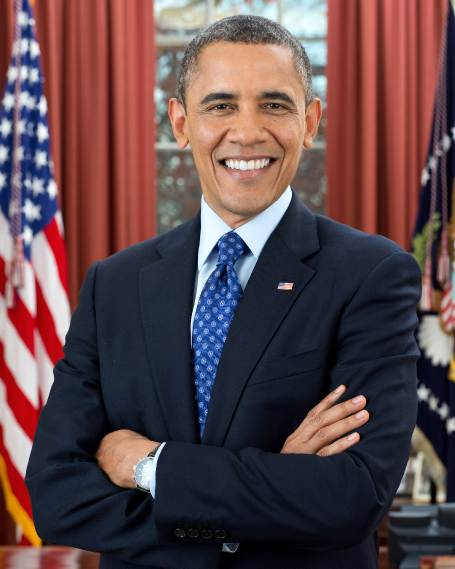
#> input picture face-recognition-attendance/data/raw_faces/person_01/obama.jpg, 910 x 1137 px (shown at 1/2 size); its folder holds only this picture in this run
$ python detect_and_preprocess.py
#> lines starting #> are read from the running program, lines starting #| are printed output that depends on the picture
"""
detect_and_preprocess.py
-------------------------
Step 2-4 of the project brief:
  - Collect face images (data/raw_faces/<person_id>/*.jpg)
  - Detect faces with Haar Cascade
  - Preprocess: crop to the face, resize, normalize, grayscale
  - Augment the dataset (brightness jitter, rotation, horizontal flip)
    to synthesize more training variety from a small number of source photos

Writes processed 128x128 grayscale face crops to data/processed_faces/<person_id>/.

NOTE ON FACE DETECTOR CHOICE
The brief lists Haar Cascade / MTCNN for detection. This implementation uses
OpenCV's built-in Haar Cascade (haarcascade_frontalface_default.xml) since it
ships with opencv-contrib-python and needs no extra downloads. Swapping in
MTCNN (via the `mtcnn` pip package) is a drop-in replacement for `detect_faces()`
below if you want better recall on off-angle faces.
"""

import os

import cv2
import numpy as np

FACE_SIZE = (128, 128)
CASCADE_PATH = cv2.data.haarcascades + "haarcascade_frontalface_default.xml"
_detector = cv2.CascadeClassifier(CASCADE_PATH)

BASE_DIR = os.path.join(os.path.dirname(__file__), "..")
RAW_DIR = os.path.join(BASE_DIR, "data", "raw_faces")
PROCESSED_DIR = os.path.join(BASE_DIR, "data", "processed_faces")


def detect_faces(image_bgr, min_size=(60, 60)):
    """Returns a list of (x, y, w, h) bounding boxes for detected faces."""
    gray = cv2.cvtColor(image_bgr, cv2.COLOR_BGR2GRAY)
    gray = cv2.equalizeHist(gray)  # normalize lighting before detection
    faces = _detector.detectMultiScale(
        gray, scaleFactor=1.1, minNeighbors=5, minSize=min_size
    )
    return faces


def crop_and_normalize(image_bgr, box):
    """Crop to the given box, convert to grayscale, resize, and normalize to [0,255] uint8."""
    x, y, w, h = box
    face = image_bgr[y:y + h, x:x + w]
    gray = cv2.cvtColor(face, cv2.COLOR_BGR2GRAY)
    resized = cv2.resize(gray, FACE_SIZE, interpolation=cv2.INTER_AREA)
    normalized = cv2.normalize(resized, None, 0, 255, cv2.NORM_MINMAX)
    return normalized


def augment(face_gray):
    """Generate augmented variants: original, brighter, darker, rotated +/-12deg, flipped."""
    variants = {"orig": face_gray}

    variants["bright"] = np.clip(face_gray.astype(np.int16) + 40, 0, 255).astype(np.uint8)
    variants["dark"] = np.clip(face_gray.astype(np.int16) - 40, 0, 255).astype(np.uint8)

    h, w = face_gray.shape
    for angle, name in [(12, "rot_pos12"), (-12, "rot_neg12")]:
        M = cv2.getRotationMatrix2D((w / 2, h / 2), angle, 1.0)
        variants[name] = cv2.warpAffine(face_gray, M, (w, h), borderMode=cv2.BORDER_REPLICATE)

    variants["flip"] = cv2.flip(face_gray, 1)

    return variants


def process_person(person_id):
    src_dir = os.path.join(RAW_DIR, person_id)
    dst_dir = os.path.join(PROCESSED_DIR, person_id)
    os.makedirs(dst_dir, exist_ok=True)

    count = 0
    for fname in sorted(os.listdir(src_dir)):
        if not fname.lower().endswith((".jpg", ".jpeg", ".png")):
            continue
        img_path = os.path.join(src_dir, fname)
        img = cv2.imread(img_path)
        if img is None:
            print(f"  [skip] could not read {img_path}")
            continue

        faces = detect_faces(img)
        if len(faces) == 0:
            print(f"  [skip] no face detected in {fname}")
            continue

        # take the largest detected face
        box = max(faces, key=lambda b: b[2] * b[3])
        face_gray = crop_and_normalize(img, box)

        for variant_name, variant_img in augment(face_gray).items():
            out_name = f"{os.path.splitext(fname)[0]}_{variant_name}.png"
            cv2.imwrite(os.path.join(dst_dir, out_name), variant_img)
            count += 1

    print(f"{person_id}: wrote {count} processed face images")
    return count


def main():
    if not os.path.isdir(RAW_DIR):
        print(f"No raw_faces directory found at {RAW_DIR}")
        return

    total = 0
    for person_id in sorted(os.listdir(RAW_DIR)):
        person_dir = os.path.join(RAW_DIR, person_id)
        if os.path.isdir(person_dir):
            total += process_person(person_id)
#> in process_person, img is the input picture: shape (1137, 910, 3); mean B, G, R 74.6, 71.7, 95
#> in detect_faces, `gray = cv2.cvtColor(image_bgr, cv2.COLOR_BGR2GRAY)`:
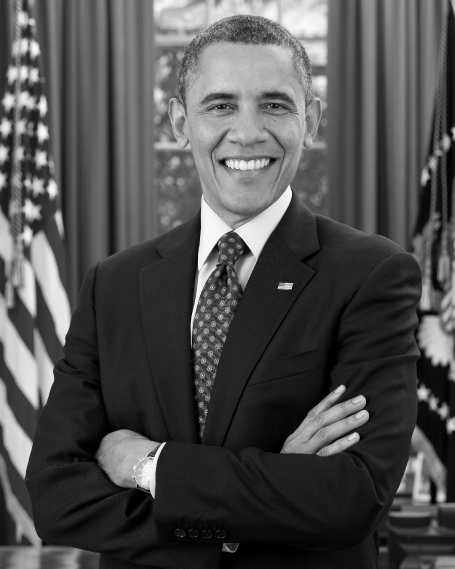
#> gray: shape (1137, 910) (shown at 1/2 size); min 0, max 255, mean 79
#> in detect_faces, `gray = cv2.equalizeHist(gray)`:
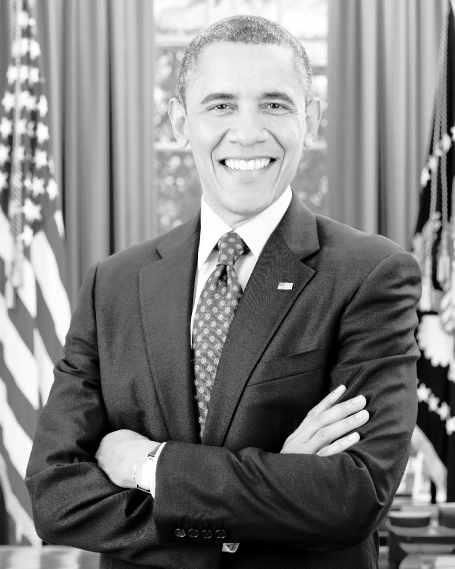
#> gray: shape (1137, 910) (shown at 1/2 size); min 0, max 255, mean 127.9
#> in detect_faces, `faces = _detector.detectMultiScale( gray, scaleFactor=1.1, minNeighbor..`: faces = [[672, 690, 84, 84], [798, 881, 95, 95], [340, 93, 300, 300]]
#> in process_person, `box = max(faces, key=lambda b: b[2] * b[3])`: box = [340, 93, 300, 300]
#> in crop_and_normalize, `x, y, w, h = box`: x = 340; y = 93; w = 300
#> in crop_and_normalize, `face = image_bgr[y:y + h, x:x + w]`:
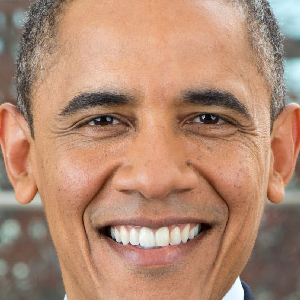
#> face: shape (300, 300, 3); mean B, G, R 114.3, 137.4, 177.1
#> in crop_and_normalize, `gray = cv2.cvtColor(face, cv2.COLOR_BGR2GRAY)`:
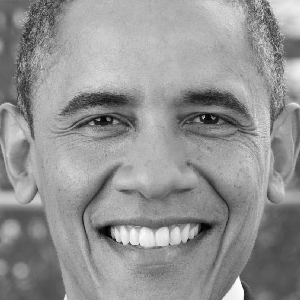
#> gray: shape (300, 300); min 1, max 253, mean 146.7
#> in crop_and_normalize, `resized = cv2.resize(gray, FACE_SIZE, interpolation=cv2.INTER_AREA)`:
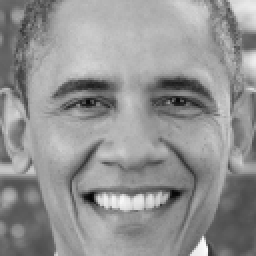
#> resized: shape (128, 128) (shown 2 times larger); min 3, max 251, mean 146.7
#> in augment, `h, w = face_gray.shape`: h = 128
#> the loop in process_person, `for variant_name, variant_img in augment(face_gray).items():` made 6 passes
#> variant_name on passes 1 to 6: 'orig', 'bright', 'dark', 'rot_pos12', 'rot_neg12', 'flip'
#> pass 2, in process_person, `cv2.imwrite(os.path.join(dst_dir, out_name), variant_img)`:
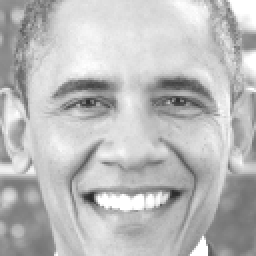
#> saved as obama_bright.png: shape (128, 128) (shown 2 times larger); min 40, max 255, mean 187.5
#> after the loop in process_person, `for variant_name, variant_img in augment(face_gray).items():`: count = 6
#| person_01: wrote 6 processed face images
#> total = 6
#> pass 2 of the loop in main, `for person_id in sorted(os.listdir(RAW_DIR)):`:
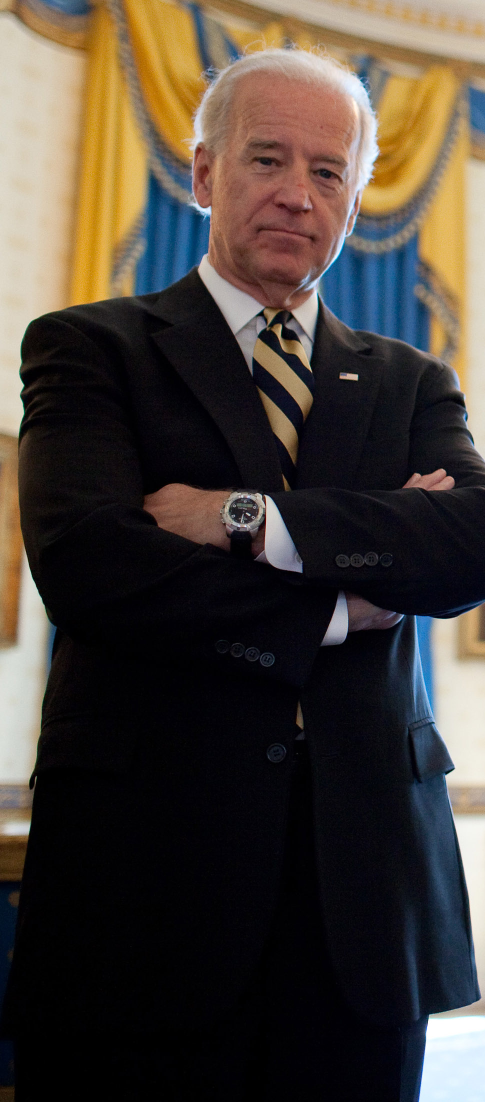
#> input picture face-recognition-attendance/data/raw_faces/person_02/biden.jpg, 970 x 2204 px (shown at 1/2 size)
#> in process_person, img is the input picture: shape (2204, 970, 3); mean B, G, R 55.5, 62.7, 70.7
#> in process_person (call 2), `faces = detect_faces(img)`: faces = [[428, 210, 317, 317]]
#> box = [428, 210, 317, 317]
#> in crop_and_normalize (call 2), `x, y, w, h = box`: x = 428; y = 210; w = 317
#> face: shape (317, 317, 3)
#> in crop_and_normalize (call 2), `gray = cv2.cvtColor(face, cv2.COLOR_BGR2GRAY)`:
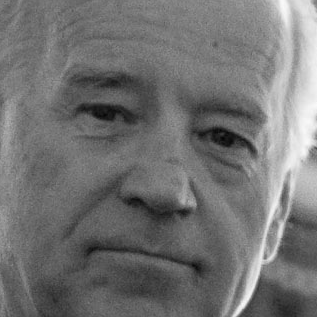
#> gray: shape (317, 317); min 4, max 250, mean 114.1
#> the loop in process_person (call 2), `for variant_name, variant_img in augment(face_gray).items():` made 6 passes
#> pass 2, in process_person (call 2), `cv2.imwrite(os.path.join(dst_dir, out_name), variant_img)`:
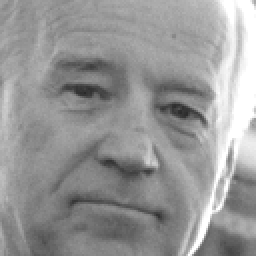
#> saved as biden_bright.png: shape (128, 128) (shown 2 times larger); min 40, max 255, mean 150.8
#> after the loop in process_person (call 2), `for variant_name, variant_img in augment(face_gray).items():`: count = 6
#| person_02: wrote 6 processed face images
#> total = 12

    print(f"\nDone. {total} total processed face images in {PROCESSED_DIR}")
#| Done. 12 total processed face images in face-recognition-attendance/src/../data/processed_faces


if __name__ == "__main__":
    main()
